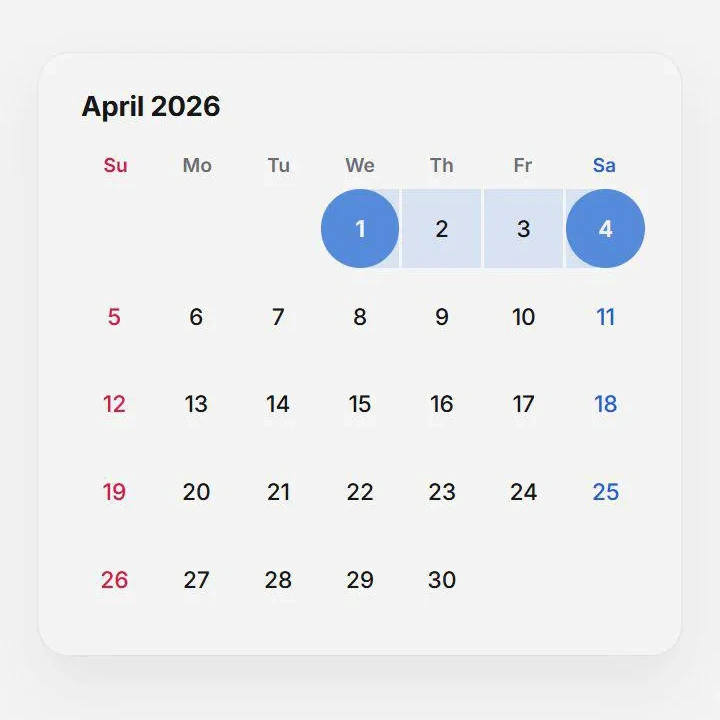
#> input picture assets/hero_animation.webp, 720 x 720 px; the run also reads 1 picture not shown here
$ python process_videos.py
#> lines starting #> are read from the running program, lines starting #| are printed output that depends on the picture; after the words box and inside, x2 and y2 are one past the last pixel; in counts of white or black regions, pixels touching at a corner belong together
from PIL import Image
import os

def process_video(input_path, output_path, crop_box, add_fade=False):
#> called with input_path = 'assets/hero_animation.webp', output_path = 'assets/hero_animation_clean.webp', crop_box = (95, 80, 655, 640), add_fade = False
    img = Image.open(input_path)
#> img is the input picture: PIL image 720x720 RGBA; mean R, G, B, A 236.3, 237.5, 239.4, 255
    frames = []
    duration = img.info.get('duration', 30)
#> duration = 40

    for i in range(getattr(img, 'n_frames', 1)):
        img.seek(i)
        frame = img.crop(crop_box).copy()
        frames.append(frame)
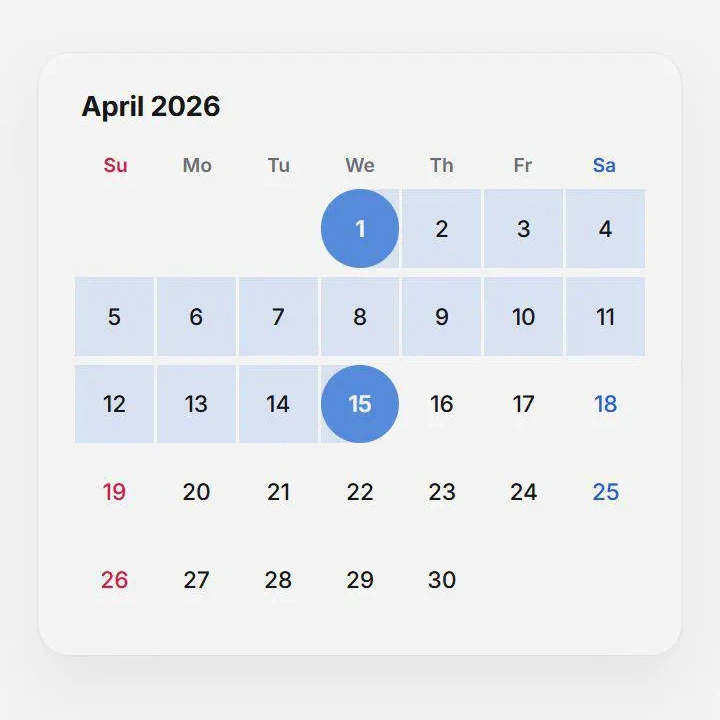
#> img: PIL image 720x720 RGBA; mean R, G, B, A 232.9, 235.3, 239.3, 255
#> after the loop, frames = 19 items

    print(f"{input_path}: extracted {len(frames)} frames. Target Box: {crop_box}")
#| assets/hero_animation.webp: extracted 19 frames. Target Box: (95, 80, 655, 640)

    if add_fade and len(frames) > 0:
        last_frame = frames[-1].convert("RGBA").copy()
        fade_color = (252, 252, 253)
        for i in range(1, 13):
            opacity = int((i / 12) * 255)
            overlay = Image.new("RGBA", last_frame.size, (*fade_color, opacity))
            fade_frame = Image.alpha_composite(last_frame, overlay)
            frames.append(fade_frame)

    frames[0].save(
        output_path,
        save_all=True,
        append_images=frames[1:],
        duration=duration,
        loop=0,
        method=6,
        quality=90
    )
    print(f"Saved {output_path}")

# Original Sizes
# hero       (750, 734)
# scroll     (750, 734)
# font       (750, 734)
# pro        (972, 888)

# Center of 750x734 is 375. Width 500 is (125, 625), cropping out pink extensions heavily.
# Top UI is ~80px. Height 600 is (80, 680)

# We want 560x560 for hero, scroll, font
box_standard = (95, 80, 655, 640)

# Pro was recorded at 972x888. Center 486.
box_pro = (136, 80, 836, 780) # 700x700

process_video('assets/hero_animation.webp', 'assets/hero_animation_clean.webp', box_standard)
process_video('assets/feature_scroll.webp', 'assets/feature_scroll_clean.webp', box_standard)
#> call 2 of process_video, with input_path = 'assets/feature_scroll.webp', output_path = 'assets/feature_scroll_clean.webp', crop_box = (95, 80, 655, 640), add_fade = False
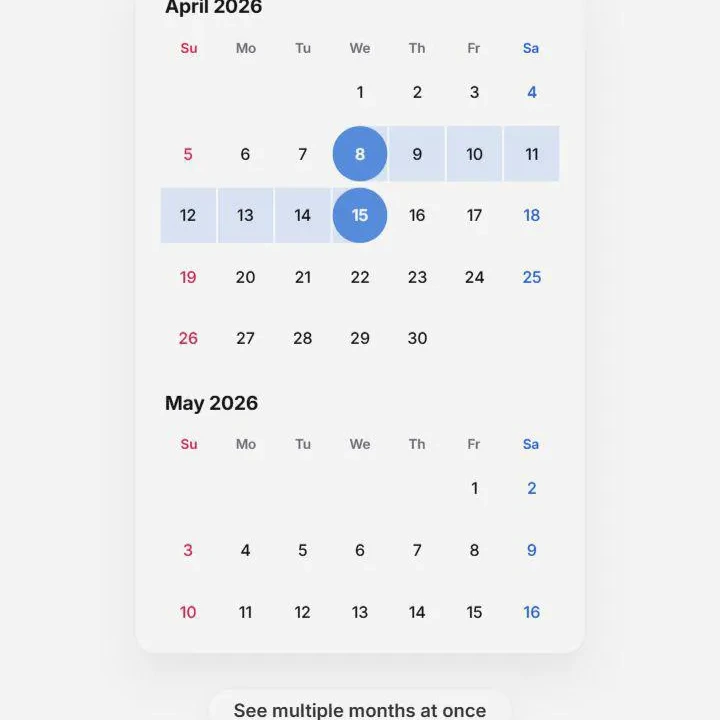
#> input picture assets/feature_scroll.webp, 720 x 720 px
#> in process_video, img is the input picture: PIL image 720x720 RGBA; mean R, G, B, A 238, 238.7, 240.1, 255
#> after the loop in process_video (call 2), `for i in range(getattr(img, 'n_frames', 1)):`:
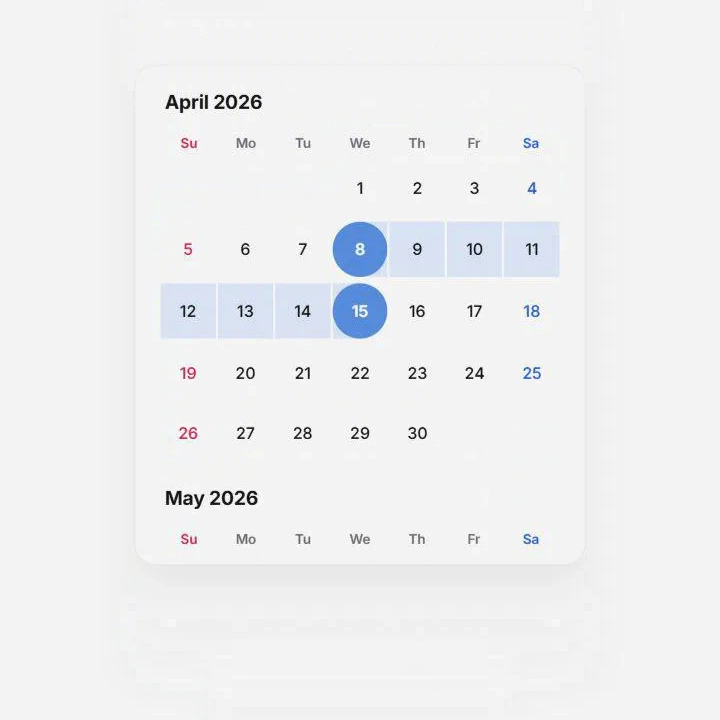
#> img: PIL image 720x720 RGBA; mean R, G, B, A 238.6, 239.4, 240.7, 255
#> after the loop in process_video (call 2), `for i in range(getattr(img, 'n_frames', 1)):`: frames = 7 items
#| assets/feature_scroll.webp: extracted 7 frames. Target Box: (95, 80, 655, 640)
process_video('assets/feature_font.webp', 'assets/feature_font_clean.webp', box_standard)
#> call 3 of process_video, with input_path = 'assets/feature_font.webp', output_path = 'assets/feature_font_clean.webp', crop_box = (95, 80, 655, 640), add_fade = False
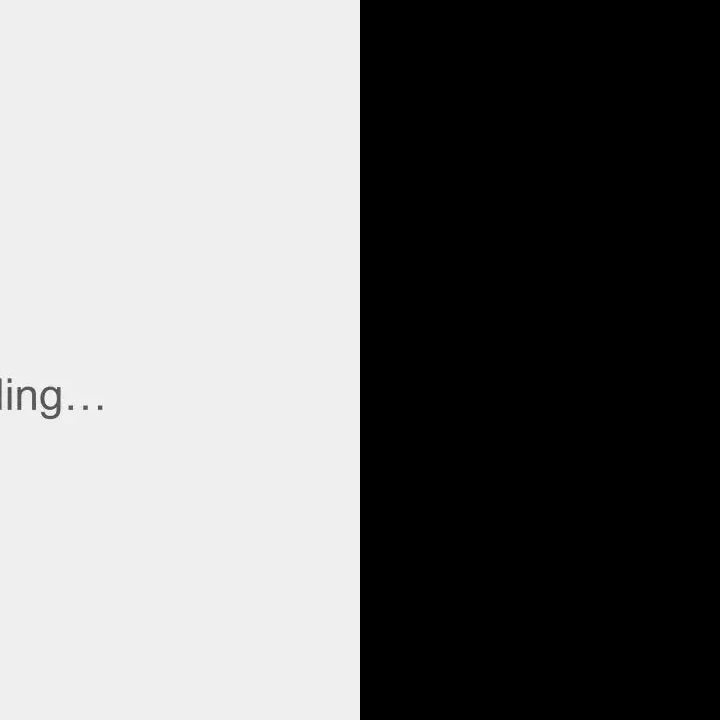
#> input picture assets/feature_font.webp, 720 x 720 px
#> in process_video, img is the input picture: PIL image 720x720 RGB; mean R, G, B 119.3, 119.3, 119.3
#> in process_video (call 3), `duration = img.info.get('duration', 30)`: duration = 0
#> after the loop in process_video (call 3), `for i in range(getattr(img, 'n_frames', 1)):`: frames = 1 item
#| assets/feature_font.webp: extracted 1 frames. Target Box: (95, 80, 655, 640)
process_video('assets/feature_pro.webp', 'assets/feature_pro_clean.webp', box_pro, add_fade=True)
#> the loop in process_video (call 4), `for i in range(getattr(img, 'n_frames', 1)):` made 1 pass
#> pass 1, in process_video (call 4), `frame = img.crop(crop_box).copy()`:
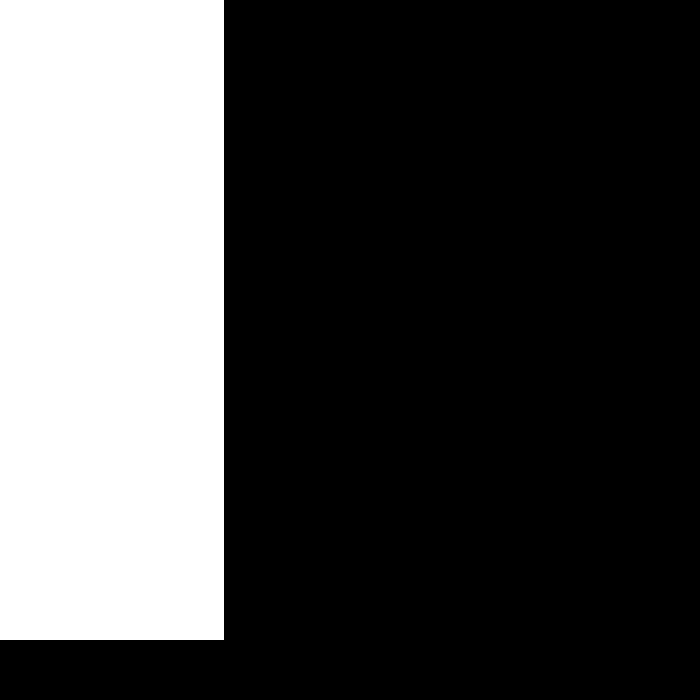
#> frame: PIL image 700x700 RGB; values 0 (black) and 239 (white), 29.3% white; 1 white region, box (x1, y1, x2, y2) and area: (0, 0, 224, 640) 143360
#| assets/feature_pro.webp: extracted 1 frames. Target Box: (136, 80, 836, 780)
#> the loop in process_video (call 4), `for i in range(1, 13):` made 12 passes
#> pass 1, in process_video (call 4), `fade_frame = Image.alpha_composite(last_frame, overlay)`:
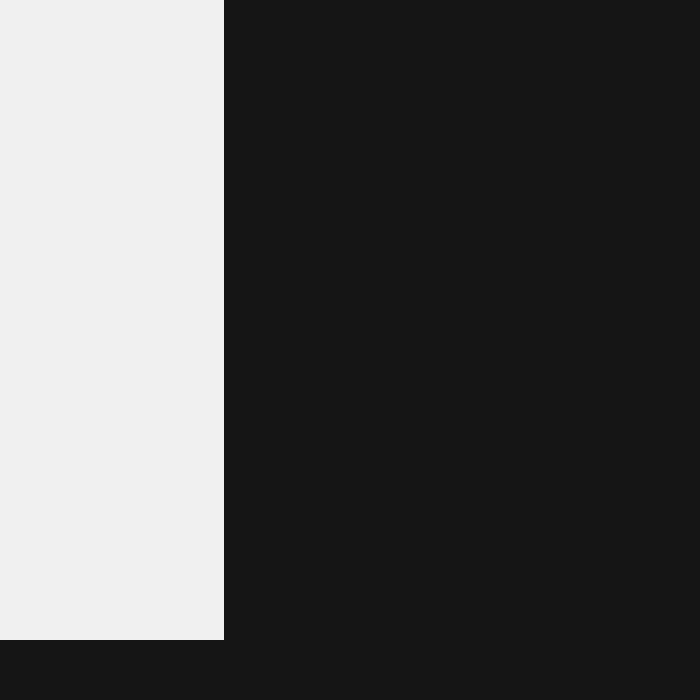
#> fade_frame: PIL image 700x700 RGBA; mean R, G, B, A 85.1, 85.1, 85.1, 255
#> pass 2, in process_video (call 4), `fade_frame = Image.alpha_composite(last_frame, overlay)`:
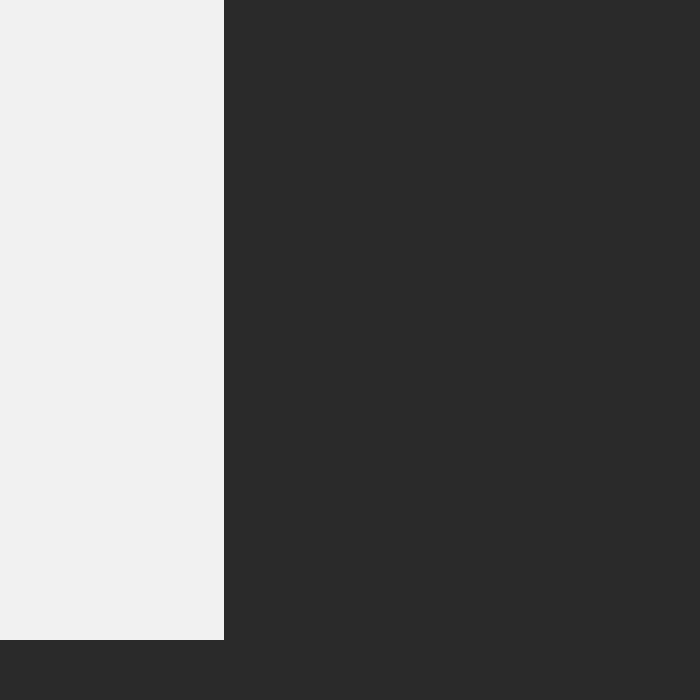
#> fade_frame: PIL image 700x700 RGBA; mean R, G, B, A 100.2, 100.2, 100.2, 255
#> after the loop in process_video (call 4), `for i in range(1, 13):`: frames = 13 items

# Replace originals
os.replace('assets/hero_animation_clean.webp', 'assets/hero_animation.webp')
os.replace('assets/feature_scroll_clean.webp', 'assets/feature_scroll.webp')
os.replace('assets/feature_font_clean.webp', 'assets/feature_font.webp')
os.replace('assets/feature_pro_clean.webp', 'assets/feature_pro.webp')
print("Replacement complete.")
